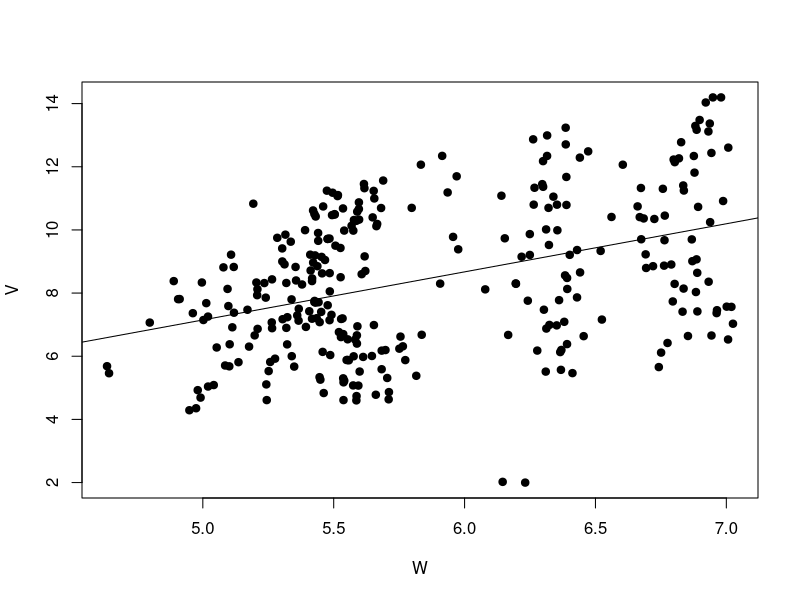

R code for this plot: (Note: this script raises an error after producing the figure.)
library(lme4)
library(Matrix)
library(MASS)
library(ggplot2)

# start
coffebra = read.table("simBRAx1.txt", header = T)
coffebra.cont <- coffebra
# new: nn & grpunt
nn=dim(coffebra.cont)[1]
grpunt=12*5
tabcountry=rbind(c("F", "G", "I", "S", "UK"), c(0,0,0,0,0), c(0,0,0,0,0), c(0,0,0,0,0), c(0,0,0,0,0) )

righe.cont <- 1:2
f1 <- 0.35
f2 <- 0.9

coffebra.cont$logV[righe.cont]=f1*coffebra$logV[righe.cont]
coffebra.cont$logQ[righe.cont]=f2*coffebra$logQ[righe.cont]

plot(coffebra.cont$logQ, coffebra.cont$logV, cex = 1.5, pch = 20, xlab = "W", ylab = "V")
abline(lm(logV ~ logQ, data=coffebra.cont))

fit.coffebra.cont = lmer(logV ~ logQ + t +m1 + m2+m3+m4+m5+ m6+m7+m8+m9+m10+m11+(1 | country), data = coffebra.cont, REML=F)


y = coffebra.cont$logV
ngroups = max(fit.coffebra.cont@Gp)
X = fit.coffebra.cont@pp$X

Z = t(fit.coffebra.cont@pp$Zt)
beta = fit.coffebra.cont@beta
ttest = beta/diag(summary(fit.coffebra.cont)$vcov)^0.5
sigma2U = summary(fit.coffebra.cont)$varcor[[1]][1]
sigma2eps = summary(fit.coffebra.cont)$sigma^2
loglikhat = summary(fit.coffebra.cont)$logLik[1]
Vhat = sigma2U * Z %*% t(Z) + sigma2eps * diag(length(y))
Ghat = sigma2U * diag(max(fit.coffebra.cont@Gp))
### as.matrix(Vhat) to het the matrix

i1 = t(X)%*% ginv(as.matrix(Vhat)) %*% X
i1inv = ginv(i1)
i2 = t(X)%*% ginv(as.matrix(Vhat)) %*% y
### The product i1inv %*% i2 is identical to beta

# ranef : stima dei random effects
### identical to ranef(ranef(fit.coffebra.cont)$pigname[[1]])
uhat = Ghat%*%t(Z)%*%ginv(as.matrix(Vhat)) %*% (y - X%*%beta)
yhat = X%*%beta + Z%*%uhat
res = y - yhat

### pointer = matrix(rep(1:7, ngroups), nrow = 7, ncol = ngroups)
### Generate a matrix of starting time-index
positions = matrix(1:length(y), nrow = max(coffebra.cont$t), ncol = ngroups)

#temp = matrix(NA, nrow = 10, ncol = length(y)/(ncol(X)+1))
temp = NULL
### for(l in 1:nrow(temp)) {
for(l in 1:10) {
    subset=matrix(NA, nrow=ncol(X), ncol = ngroups)
    set.seed(l)
    sss = sample(1:(max(coffebra.cont$t) - ncol(X)+1), ngroups, replace = T)
    for (ii in 1:ncol(positions)) {
        subset[,ii] = positions[sss[ii]:(sss[ii]+ncol(X)-1), ii]
    }
    temp = rbind(as.vector(subset), temp)
}

# temp = matrix(NA, nrow = length(y)/3, ncol = 7)
# subset = 1:3
# for(l in 1:7){
	# if(l == 1) subset = subset
	# else subset = subset+1
# for(i in 1:ngroups) {
	# if (i == 1) out = subset
	# else out = c(out, subset+(i-1)*9)
# }
# temp[, l] = out
# }


resorder =matrix(NA, nrow = length(y), ncol = nrow(temp))
for(j in 1:nrow(temp)) {
    cat(j, "\n")
    mysub = temp[j, ]
    fit.coffebra.cont.sub = lmer(logV ~ logQ + t +m1 + m2+m3+m4+m5+ m6+m7+m8+m9+m10+m11+(1 | country), data = coffebra.cont, REML=F, subset = mysub)
    ngroups = max(fit.coffebra.cont.sub@Gp)
    y.sub = fit.coffebra.cont.sub@resp$y
    X.sub = fit.coffebra.cont.sub@pp$X
    Z.sub = t(fit.coffebra.cont.sub@pp$Zt)
    beta.sub = fit.coffebra.cont.sub@beta
    sigma2U.sub = summary(fit.coffebra.cont.sub)$varcor[[1]][1]
    sigma2eps.sub = summary(fit.coffebra.cont.sub)$sigma^2
    loglikhat.sub = summary(fit.coffebra.cont.sub)$logLik[1]
    Ghat.sub = sigma2U.sub * diag(ngroups)

### This is to check if beta is obtained
    Vhat.sub = sigma2U.sub * Z.sub %*% t(Z.sub) + sigma2eps.sub * diag(length(y.sub))
### as.matrix(Vhat) to het the matrix
    i1 = t(X.sub)%*% ginv(as.matrix(Vhat.sub)) %*% X.sub
    i1inv = ginv(i1)
    i2 = t(X.sub)%*% ginv(as.matrix(Vhat.sub)) %*% y.sub
### The product i1inv %*% i2 is identical to beta

### Ste equal to zero rows unused
    not.mysub = setdiff(1:length(y), mysub)
    Z.reduced = Z
    Z.reduced[not.mysub, ] = 0

    Vhat.sub1 = sigma2U.sub * Z.reduced %*% t(Z.reduced) + sigma2eps.sub * diag(length(y))
    Ghat.sub1 = sigma2U.sub * diag(ngroups)


### identical to ranef(ranef(fit.coffebra.cont.sub)$pigname[[1]])
    uhat.sub = Ghat.sub1%*%t(Z.reduced)%*%ginv(as.matrix(Vhat.sub1)) %*% (y - X%*%beta.sub)
###    yhat.sub = X%*%beta.sub + Z.reduced%*%uhat.sub
    yhat.sub = X%*%beta.sub + Z%*%uhat.sub
    res.sub = y - yhat.sub

    resorder[,j] = sort(res.sub^2)
}

bsb = temp[which.min(apply(resorder, 2, median)), ]

### Storage of quantities
res.fwd=matrix(NA, nrow = length(y), ncol = length(y)-length(bsb) + 1)
beta.fwd = matrix(NA, nrow = ncol(X), ncol = length(y)-length(bsb) + 1)
ttest.fwd = beta.fwd
sigma2U.fwd = matrix(NA, nrow = 1, ncol = length(y)-length(bsb)+ 1)
sigma2eps.fwd = matrix(NA, nrow = 1, ncol = length(y)-length(bsb)+ 1)
row.inside.fwd = matrix(NA, nrow = length(y),ncol = length(y)-length(bsb)+ 1)
uhat.fwd = matrix(NA, nrow=ngroups, ncol = length(y)-length(bsb)+ 1)


############################  START OF THE FS

# new: seq code and for code
fscycle=seq(70,300,1)

# original:
first=1
 for(m in fscycle) {
   
   # tabcountry[2:3,1:5]=0
  
    cat("Subset size m of the FWD = ", m, "\n")
    if (m == length(bsb)) { ### first step of the forward search
	step = 1
	ttt = bsb
        init.fit = lmer(logV ~ logQ + t +m1 + m2+m3+m4+m5+ m6+m7+m8+m9+m10+m11+(1 | country), data = coffebra.cont, REML=F, subset = ttt)
        ngroups = max(init.fit@Gp)
        y.sub = init.fit@resp$y
        X.sub = init.fit@pp$X
        Z.sub = t(init.fit@pp$Zt)
        beta.sub = init.fit@beta
        ttest.sub = beta.sub/diag(summary(init.fit)$vcov)^0.5
        sigma2U.sub = summary(init.fit)$varcor[[1]][1]
        sigma2eps.sub = summary(init.fit)$sigma^2
        loglikhat.sub = summary(init.fit)$logLik[1]
        Ghat.sub = sigma2U.sub * diag(ngroups)

### Ste equal to zero rows unused
	not.mysub = setdiff(1:length(y), ttt)
        Z.reduced = Z
        Z.reduced[not.mysub, ] = 0

        Vhat.sub1 = sigma2U.sub * Z.reduced %*% t(Z.reduced) + sigma2eps.sub * diag(length(y))
	Ghat.sub1 = sigma2U.sub * diag(ngroups)


### identical to ranef(ranef(fit.coffebra.cont.sub)$pigname[[1]])
        uhat.sub = Ghat.sub1%*%t(Z.reduced)%*%ginv(as.matrix(Vhat.sub1)) %*% (y - X%*%beta.sub)
###        yhat.sub = X%*%beta.sub + Z.reduced%*%uhat.sub
        yhat.sub = X%*%beta.sub + Z%*%uhat.sub
        res.sub = y - yhat.sub
        posm = which(order(res.sub^2)<= m)
        res.fwd[, step] = as.vector(res.sub)
        beta.fwd[, step] = as.vector(beta.sub)
        ttest.fwd[, step] = as.vector(ttest.sub)
        sigma2U.fwd[1, step] = as.vector(sigma2U.sub)
        sigma2eps.fwd[1, step] = as.vector(sigma2eps.sub)
        row.inside.fwd[1:length(bsb), step] = bsb
        uhat.fwd[, step] = as.vector(uhat.sub)
    }
    else{
        #step = step+1
        
########## create a inner cycle for 1 < m < 5        
        
 ##       for (incy in 1:5){
          step = step+1
          
############################################################   ORDERING RESIDUALS        
        # new: ordering a data matrix with countries
        tmpres=as.data.frame(cbind(1:nn,as.vector(coffebra.cont$country),as.vector(res.sub^2)))
        names(tmpres)=c("unit","country","res2")
        
        # new: ordering two levels
        otmpres=tmpres[order(tmpres$country, tmpres$res2),]
        
        # we take the first k units for each country
        # each country can have a different amount of assigned units
        
        ordbsb=as.vector(otmpres$unit)
        ## F G I S UK
        
        if (first==1)
        {
        #m1=floor(m/5)+1
        m1=floor(m/5)
        ordind=c((1:m1)+0*grpunt, (1:m1)+1*grpunt, (1:m1)+2*grpunt, (1:m1)+3*grpunt, (1:m1)+4*grpunt)
        tabcountry[2,1:5]=m1
        #tabcountry[2,2]=m1
        #tabcountry[2,3]=m1
        #tabcountry[2,4]=m1
        #tabcountry[2,5]=m1
        nc1=as.numeric(tabcountry[2,1])
        nc2=as.numeric(tabcountry[2,2])
        nc3=as.numeric(tabcountry[2,3])
        nc4=as.numeric(tabcountry[2,4])
        nc5=as.numeric(tabcountry[2,5])
        ordind=c((1:nc1)+0*grpunt, (1:nc2)+1*grpunt, (1:nc3)+2*grpunt, (1:nc4)+3*grpunt, (1:nc5)+4*grpunt) 
        
        
        }
        else
        {
          nc1=as.numeric(tabcountry[2,1])
          nc2=as.numeric(tabcountry[2,2])
          nc3=as.numeric(tabcountry[2,3])
          nc4=as.numeric(tabcountry[2,4])
          nc5=as.numeric(tabcountry[2,5])
          
          ordind=c((1:nc1)+0*grpunt, (1:nc2)+1*grpunt, (1:nc3)+2*grpunt, (1:nc4)+3*grpunt, (1:nc5)+4*grpunt) 
          
          
        }
        
        # Then we take the smallest among countries in step m
        
        bsblast=ordbsb[ordind]
        
        # creo una tabella con valori 0/1 con testata F G I S K
        #                                             0 1 0 0 1
        # prendo il valore più piccolo fra le country non già prese!

        selind=c((nc1)+0*grpunt, (nc2)+1*grpunt, (nc3)+2*grpunt, (nc4)+3*grpunt, (nc5)+4*grpunt) 
        
      ##  selind=c(((m/5))+0*grpunt, ((m/5))+1*grpunt, ((m/5))+2*grpunt, ((m/5))+3*grpunt, ((m/5))+4*grpunt)
        
        #selind=ordind
        
        # 1=F, 2=G, 3=I, 4=S, 5=UK
        # mincountry=which.min(otmpres[selind,3]) # not needed?
        
        # == 15
        idx=selind[which.min(otmpres[selind,3])]
        idy=as.numeric(as.vector(otmpres[idx,1]))
        
        
        # gives the unordered residuals on step m of all countries 
        ordctry=as.numeric(as.vector(otmpres[selind,3]))
        # gives the unordered IDEXES of residuals on step m of all countries 
        ordctryind=as.numeric(as.vector(otmpres[selind,1]))
        # gives the order of the residual that must be applied to INDEXES (ordctryind)
        ordctryindex=order(as.vector(otmpres[selind,3]))
        ordindx=ordctryind[ordctryindex]
        mtchidx=match(otmpres[,1],ordindx)
        
        
        
        # select the 1st best, 2nd best, ..., 5th best inside inner cycle
        for (cv_idx in 1:5)
        {
          id_ctry=which(match(tabcountry[1,],tmpres[ordindx[cv_idx],2])==1)
          cat("m:", m, " incy:", incy, " id_ctry:", id_ctry,"\n")
         # if(tabcountry[2,id_ctry]==0)
          #{
          tabcountry[2,id_ctry]=as.numeric(tabcountry[2,id_ctry])+1
            tabcountry[4,id_ctry]=1
            tabcountry[5,id_ctry]=ordindx[cv_idx]
            id_best=ordindx[cv_idx]
            break
          #}
        }
        
        
        
#         # external for index parse the candidate vector 
#         for (cv_idx in 1:5){
#           # internal for index parse TABLE [F G I S K] 2nd row
#             for (tab_idx in 1:5){
#             # if is not already taken ... set to 1
#             if (tabcountry[1,tab_idx]==0){
#               tabcountry[2,ordctry[ij]]=1
#             }
#             break
#           }
#         }
        
        # ordinerei con quelli di m (step5) + quelli aggiuntivi   
        # calcolati in questi cicli interni
        
        stblockbsb=ordbsb[ordind]
        
        
        nbsb=c(stblockbsb[1:(m-1)], id_best)
        
        
        ttt = nbsb
        
#############################################################
        
        init.fit = lmer(logV ~ logQ + t +m1 + m2+m3+m4+m5+ m6+m7+m8+m9+m10+m11+(1 | country), data = coffebra.cont, REML=F, subset = ttt)
###        init.fit = lmer(w ~ t +(1 | pigname), data = pig, REML=F, subset = ttt)
        check.ngroups = max(init.fit@Gp)
        
        
        cat("\n", "Progression = ", step, "\n")

        y.sub = init.fit@resp$y
        X.sub = init.fit@pp$X
        Z.sub = t(init.fit@pp$Zt)
        beta.sub = init.fit@beta
        ttest.sub = beta.sub/diag(summary(init.fit)$vcov)^0.5
        sigma2U.sub = summary(init.fit)$varcor[[1]][1]
        sigma2eps.sub = summary(init.fit)$sigma^2
        loglikhat.sub = summary(init.fit)$logLik[1]
        Ghat.sub = sigma2U.sub * diag(ngroups)

### Ste equal to zero rows unused

	    not.mysub = setdiff(1:length(y), ttt)
	    Z.reduced = Z

        if(length(not.mysub)>0)
            Z.reduced[not.mysub, ] = 0

        Vhat.sub1 = sigma2U.sub * Z.reduced %*% t(Z.reduced) + sigma2eps.sub * diag(length(y))
	    Ghat.sub1 = sigma2U.sub * diag(ngroups)


### identical to ranef(ranef(fit.coffebra.cont.sub)$pigname[[1]])
        uhat.sub = Ghat.sub1%*%t(Z.reduced)%*%ginv(as.matrix(Vhat.sub1)) %*% (y - X%*%beta.sub)
###        yhat.sub = X%*%beta.sub + Z.reduced%*%uhat.sub
        yhat.sub = X%*%beta.sub + Z%*%uhat.sub
        res.sub = y - yhat.sub
        res.fwd[, step] = as.vector(res.sub)
        beta.fwd[, step] = as.vector(beta.sub)
        ttest.fwd[, step] = as.vector(ttest.sub)
        sigma2U.fwd[1, step] = as.vector(sigma2U.sub)
        sigma2eps.fwd[1, step] = as.vector(sigma2eps.sub)
        row.inside.fwd[1:length(nbsb), step] = nbsb
        uhat.fwd[, step] = as.vector(uhat.sub)

        #}  # innercycle
    first=0
        }
}

fscycle0=70:300
fscycle1=1:231

plot(length(bsb):length(y), (res.fwd[1,])^2, type = "n", ylim = range(res.fwd^2, na.rm = T), xlab = "Subset size m", ylab = "Squared Residuals")
for (i in 1:nrow(res.fwd)) 
  lines(fscycle0, (res.fwd[i, fscycle1])^2, lty = i, col = i, lwd=2)


plot(length(bsb):length(y), beta.fwd[1,], type = "n", ylim = range(beta.fwd, na.rm = T), xlab = "Subset size m", ylab = "Estimates of fixed effects")
for (i in 1:nrow(beta.fwd)) lines(length(bsb):length(y), beta.fwd[i, ], lty = i, col = i)

plot(length(bsb):length(y), ttest.fwd[1,], type = "n", ylim = range(ttest.fwd, na.rm = T), xlab = "Subset size m", ylab = "Estimates of fixed effects")
for (i in 1:nrow(beta.fwd)) lines(length(bsb):length(y), ttest.fwd[i, ], lty = i, col = i)
abline(h = c(-2,2), lwd = 3, lty = 2, col = "blue")


plot(length(bsb):length(y), uhat.fwd[1,], type = "n", ylim = range(uhat.fwd, na.rm = T), xlab = "Subset size m", ylab = "Predicted random effects")
for (i in 1:nrow(uhat.fwd)) 
  lines(fscycle0, uhat.fwd[i, fscycle1], lty = i, col = i, lwd=2)
abline(h = 0, lwd = 5, lty = 2, col = "blue")


rrr=uhat.fwd %*% diag(1/as.vector(sqrt(sigma2U.fwd)))
plot(length(bsb):length(y), uhat.fwd[1,]/sqrt(sigma2U.fwd[1]), type = "n", ylim = range(rrr, na.rm = T)*1.5, xlab = "Subset size m", ylab = "Predicted random effects")
for (i in 1:nrow(uhat.fwd)) 
  lines(fscycle0, uhat.fwd[i, fscycle1]/sqrt(sigma2U.fwd[i]), lty = i, col = i, lwd=2)
abline(h = 0, lwd = 5, lty = 2, col = "blue")
